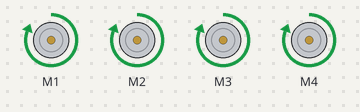
A sketch run on a simulated Arduino Uno, built with avr-gcc and run on an emulated ATmega328P. Parts: 4 × DC motor (green arrow = forward, orange = backward, longer = faster).

Above: at 0.1 s.
Timing chart, 0 to 1.6 s (numbered marks = the images above):
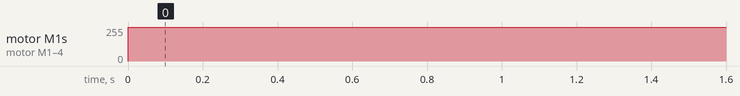

Measured:
- by itself, motor M1–4: stopped → forward 255/255 at 0.00 s

The sketch:

testl293d.ino
```cpp
#include <AFMotor.h>
#include<SoftwareSerial.h>;
AF_DCMotor motor1(1,MOTOR12_64KHZ);
AF_DCMotor motor2(2,MOTOR12_64KHZ);
AF_DCMotor motor3(3,MOTOR12_64KHZ);
AF_DCMotor motor4(4,MOTOR12_64KHZ);

//int trig= A4;
//int echo = A5;
int txd = A5;
int rxd = A4;
SoftwareSerial bluetooth(txd,rxd);

char bl;

void setup(){
//  pinMode(9,OUTPUT);
  motor1.setSpeed(255);
  motor2.setSpeed(255);
  motor3.setSpeed(255);
  motor4.setSpeed(255);
  bluetooth.begin(9600);
  Serial.begin(9600);

}


void carRundemo(){


}
void loop(){
  motor1.run(FORWARD);
  motor2.run(FORWARD);
  motor3.run(FORWARD);
  motor4.run(FORWARD);
//  motor1.run(BACKWARD);
//  motor2.run(BACKWARD);
//  motor3.run(BACKWARD);
//  motor4.run(BACKWARD);

}
```
